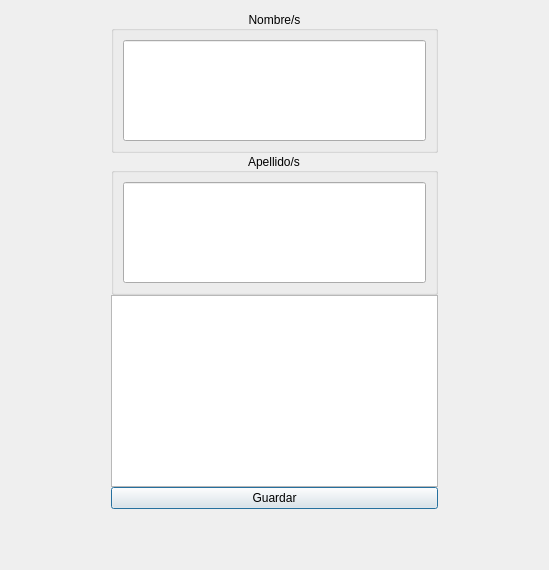
<?xml version="1.0" encoding="UTF-8"?>
<ui version="4.0">
 <class>Editar3</class>
 <widget class="QDialog" name="Editar3">
  <property name="geometry">
   <rect>
    <x>0</x>
    <y>0</y>
    <width>549</width>
    <height>570</height>
   </rect>
  </property>
  <property name="windowTitle">
   <string>Dialog</string>
  </property>
  <layout class="QGridLayout" name="gridLayout_3">
   <item row="0" column="0">
    <layout class="QVBoxLayout" name="verticalLayout">
     <property name="spacing">
      <number>0</number>
     </property>
     <property name="leftMargin">
      <number>100</number>
     </property>
     <property name="rightMargin">
      <number>100</number>
     </property>
     <property name="bottomMargin">
      <number>50</number>
     </property>
     <item>
      <widget class="QGroupBox" name="groupBox1">
       <property name="title">
        <string>Nombre/s</string>
       </property>
       <property name="alignment">
        <set>Qt::AlignCenter</set>
       </property>
       <layout class="QGridLayout" name="gridLayout_2">
        <item row="0" column="0">
         <widget class="QLineEdit" name="lineEditNombre">
          <property name="sizePolicy">
           <sizepolicy hsizetype="Preferred" vsizetype="Preferred">
            <horstretch>0</horstretch>
            <verstretch>0</verstretch>
           </sizepolicy>
          </property>
          <property name="minimumSize">
           <size>
            <width>0</width>
            <height>0</height>
           </size>
          </property>
          <property name="text">
           <string/>
          </property>
          <property name="alignment">
           <set>Qt::AlignCenter</set>
          </property>
          <property name="clearButtonEnabled">
           <bool>true</bool>
          </property>
         </widget>
        </item>
       </layout>
      </widget>
     </item>
     <item>
      <widget class="QGroupBox" name="groupBox2">
       <property name="title">
        <string>Apellido/s</string>
       </property>
       <property name="alignment">
        <set>Qt::AlignCenter</set>
       </property>
       <layout class="QGridLayout" name="gridLayout">
        <item row="0" column="0">
         <widget class="QLineEdit" name="lineEditApellido">
          <property name="sizePolicy">
           <sizepolicy hsizetype="Preferred" vsizetype="Preferred">
            <horstretch>0</horstretch>
            <verstretch>0</verstretch>
           </sizepolicy>
          </property>
          <property name="minimumSize">
           <size>
            <width>0</width>
            <height>0</height>
           </size>
          </property>
          <property name="text">
           <string/>
          </property>
          <property name="alignment">
           <set>Qt::AlignCenter</set>
          </property>
          <property name="clearButtonEnabled">
           <bool>true</bool>
          </property>
         </widget>
        </item>
       </layout>
      </widget>
     </item>
     <item>
      <widget class="QPlainTextEdit" name="plainTextEdit">
       <property name="sizePolicy">
        <sizepolicy hsizetype="Preferred" vsizetype="Preferred">
         <horstretch>0</horstretch>
         <verstretch>0</verstretch>
        </sizepolicy>
       </property>
       <property name="readOnly">
        <bool>true</bool>
       </property>
      </widget>
     </item>
     <item>
      <widget class="QPushButton" name="pushButton">
       <property name="text">
        <string>Guardar</string>
       </property>
      </widget>
     </item>
    </layout>
   </item>
  </layout>
 </widget>
 <resources/>
 <connections/>
</ui>
